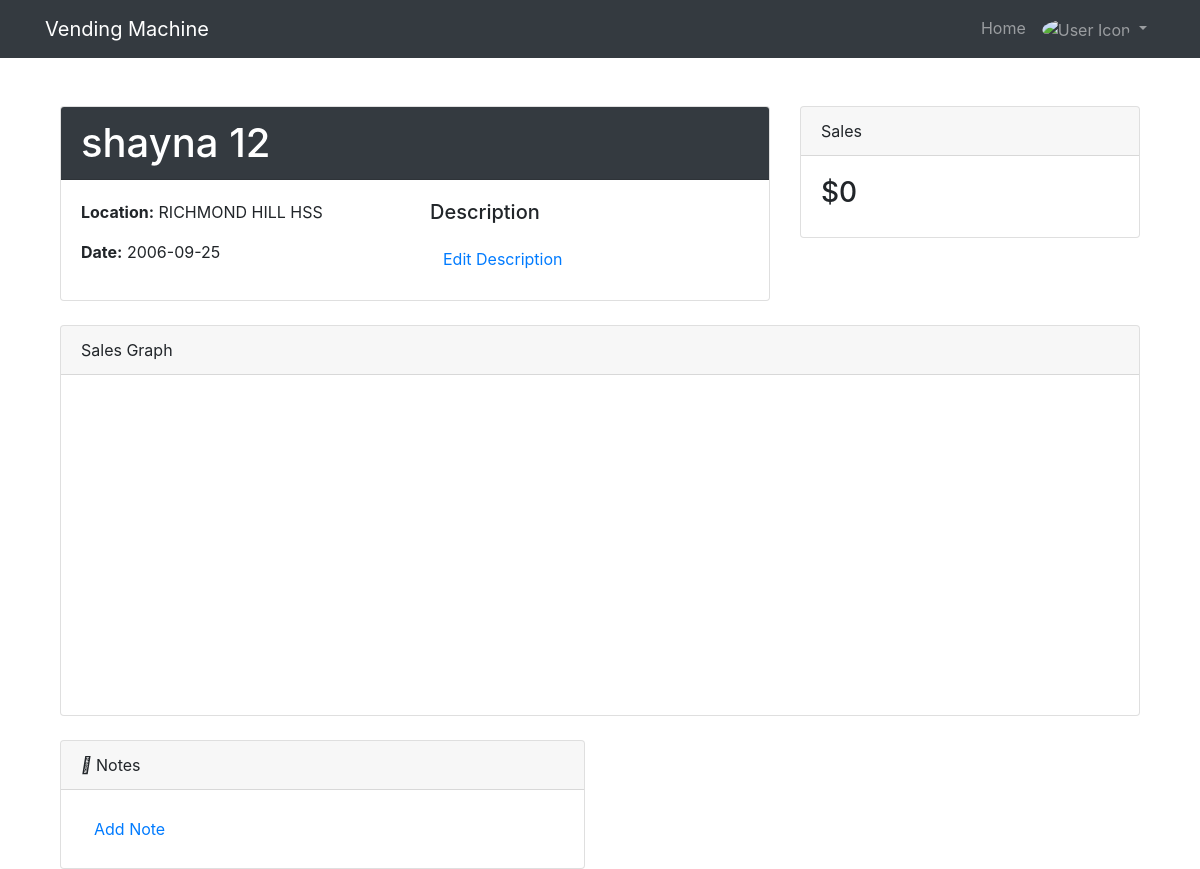
Before: /vending_machine_dashboard/3 (signed in) with the older database file.
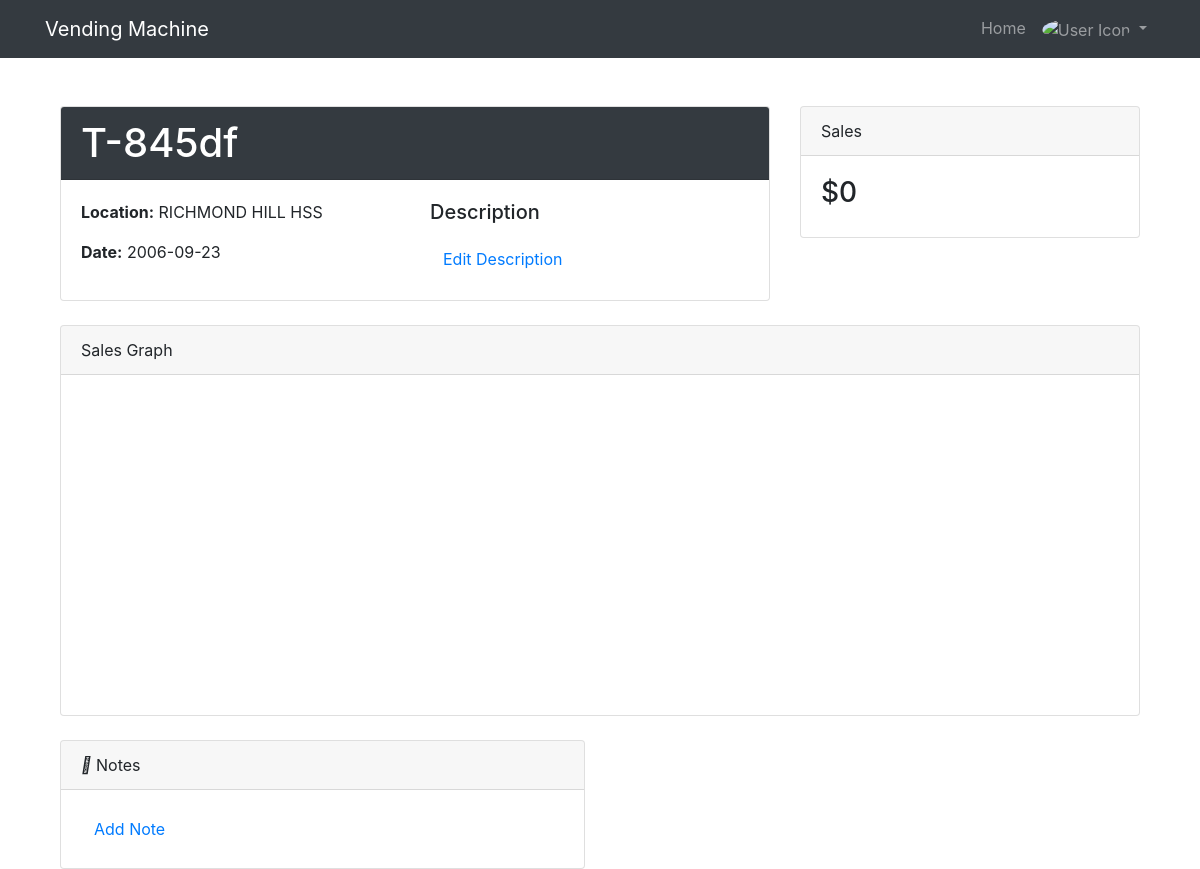
After: the same page with the newer database file.
### website/models.py (models this page shows)
class VendingMachine(db.Model):
    id = db.Column(db.Integer, primary_key=True)
    machine_name = db.Column(db.String(80), nullable=False)
    location = db.Column(db.String(100), nullable=True)
    date = db.Column(db.Date, nullable=True)
    budget = db.Column(db.Float, nullable=False)
    total_sales = db.Column(db.Float, default=0.0, nullable=False)
    user_id = db.Column(db.Integer, db.ForeignKey('user.id'), nullable=False)
    notes = db.relationship('Note', backref='vending_machine', lazy=True)
    transactions = db.relationship('Transaction', backref='vending_machine', lazy=True)
    def calculate_total_sales(self):
        return sum(tr.amount for tr in self.transactions)

### website/vending_Machine.py (the view)
@vending_machine_bp.route('/vending_machine_dashboard/<int:machine_id>', methods=['GET'])
@login_required
def vending_machine_dashboard(machine_id):
    vending_machine = VendingMachine.query.get(machine_id)
    if vending_machine is None or vending_machine.user_id != current_user.id:
        flash("Vending Machine Not Found", category='error')
        return redirect(url_for('views.home', user=current_user))
    return render_template("vending_machine_dashboard.html", vending_machine=vending_machine, user=current_user)

### website/__init__.py (called while the page is built)
def create_app():
    app = Flask(__name__)
    app.config['SECRET_KEY'] = SECRET_KEY
    app.config['SQLALCHEMY_DATABASE_URI'] = f'sqlite:///{os.path.join(app.root_path, DB_NAME)}'
    db.init_app(app)
    from .views import views
    from .auth import auth
    from .vending_Machine import vending_machine_bp
    app.register_blueprint(views, url_prefix='/')
    app.register_blueprint(auth, url_prefix='/')
    app.register_blueprint(vending_machine_bp , url_prefix='/')
    from .models import User, Note, VendingMachine
    create_database(app)
    login_manager = LoginManager()
    login_manager.login_view = 'auth.login'
    login_manager.init_app(app)
    @login_manager.user_loader
    def load_user(id):
        return User.query.get(int(id))
    return app

### website/templates/vending_machine_dashboard.html (shortened to what this page needs)
{% extends "base.html" %}
{% block content %}
<div class="container mt-5">
  <div class="row">
    <div class="col-md-8">
      <div class="card mb-4">
        <div class="card-header bg-dark text-white">
          <h1 class="mb-0">{{ vending_machine.machine_name }}</h1>
        </div>
        <div class="card-body">
          <div class="row">
            <div class="col-md-6">
              <p><strong>Location:</strong> {{ vending_machine.location }}</p>
              <p><strong>Date:</strong> {{ vending_machine.date }}</p>
            </div>
            <div class="col-md-6">
              <h5 class="card-title">Description</h5>
              <button class="btn btn-link" data-toggle="modal" data-target="#editDescriptionModal">
                Edit Description
              </button>
            </div>
          </div>
        </div>
      </div>
    </div>
    <div class="col-md-4">
      <div class="card mb-4">
        <div class="card-header">
           Sales
        </div>
        <div class="card-body">
          <h3>${{ vending_machine.calculate_total_sales() }}</h3>
        </div>
      </div>
    </div>
  </div>
  <div class="row">
    <div class="col-md-12">
      <div class="card mb-4">
        <div class="card-header">
           Sales Graph
        </div>
        <div class="card-body">
          <div id="salesGraph" style="height: 300px;"></div>
        </div>
      </div>
    </div>
  </div>
  <div class="row">
    <div class="col-md-6">
      <div class="card">
        <div class="card-header">
          <i class="fas fa-sticky-note"></i> Notes
        </div>
        <div class="card-body">
          <button class="btn btn-link" data-toggle="modal" data-target="#addNoteModal">
            Add Note
          </button>
        </div>
      </div>
    </div>
  </div>
</div>
{% endblock %}

Changed rows visible on the page:
changed VendingMachine "RICHMOND HILL HSS": machine_name "shayna 12" → "T-845df"; date "2006-09-25" → "2006-09-23"
